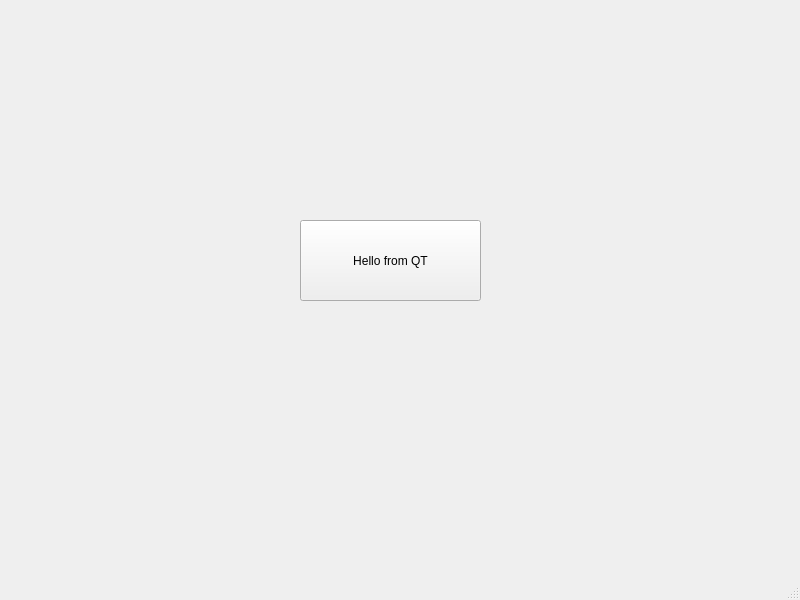
<?xml version="1.0" encoding="UTF-8"?>
<ui version="4.0">
 <class>MainWindow</class>
 <widget class="QMainWindow" name="MainWindow">
  <property name="geometry">
   <rect>
    <x>0</x>
    <y>0</y>
    <width>800</width>
    <height>600</height>
   </rect>
  </property>
  <property name="windowTitle">
   <string>MainWindow</string>
  </property>
  <widget class="QWidget" name="centralwidget">
   <widget class="QPushButton" name="pushButton">
    <property name="geometry">
     <rect>
      <x>300</x>
      <y>220</y>
      <width>181</width>
      <height>81</height>
     </rect>
    </property>
    <property name="text">
     <string>Hello from QT</string>
    </property>
   </widget>
  </widget>
  <widget class="QMenuBar" name="menubar">
   <property name="geometry">
    <rect>
     <x>0</x>
     <y>0</y>
     <width>800</width>
     <height>22</height>
    </rect>
   </property>
  </widget>
  <widget class="QStatusBar" name="statusbar"/>
 </widget>
 <resources/>
 <connections/>
</ui>
